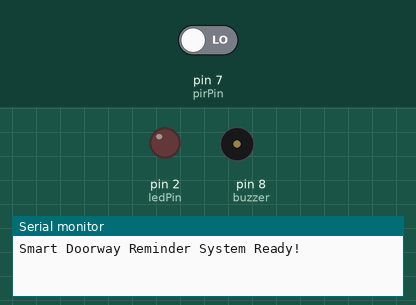
A sketch run on a simulated Arduino Uno, built with avr-gcc and run on an emulated ATmega328P. Parts: output pins drawn as LEDs (lit = HIGH), buzzer (waves = sounding), the last lines printed to the serial monitor. Inputs (shaded band) come from the test bench; at power-on: pin 7 (pirPin) LOW. Pins used as bus, display or sensor lines are not drawn.

Above: at 1.8 s.
1.9 s: pin 7 (pirPin) driven HIGH
At 2.8 s:
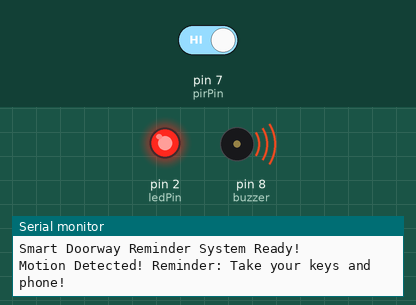
4.9 s: pin 7 (pirPin) driven LOW
At 7.4 s:
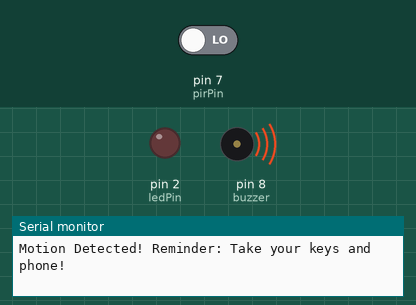
Timing chart, 0 to 8.9 s (numbered marks = the images above; inputs shaded):
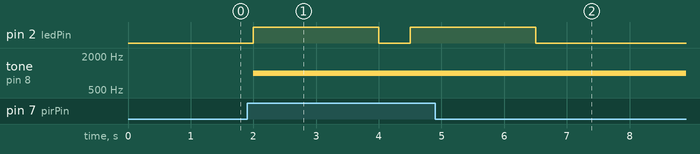

The sketch:

sketch.ino
```cpp
int pirPin = 7;
int ledPin = 2;
int buzzer = 8;
int val = 0;

void setup() {
  pinMode(pirPin, INPUT);
  pinMode(ledPin, OUTPUT);
  pinMode(buzzer, OUTPUT);
  Serial.begin(9600);
  Serial.println("Smart Doorway Reminder System Ready!");
}

void loop() {
  val = digitalRead(pirPin);

  if (val == HIGH) {
    digitalWrite(ledPin, HIGH);
    tone(buzzer,1000 );
    Serial.println("Motion Detected! Reminder: Take your keys and phone!");
    delay(2000);
    digitalWrite(ledPin, LOW);
    digitalWrite(buzzer, HIGH);
  } else {
    digitalWrite(ledPin, LOW);
    digitalWrite(buzzer, HIGH);
  }

delay(500);
}
```

Measured:
- after the input at 1.9 s, pin 2 (ledPin): LOW → HIGH after 0.10 s, → LOW 2.0 s later, → HIGH 0.50 s later; tone on pin 8 (buzzer): silent → 1000 Hz after 0.10 s
- after the input at 4.9 s, pin 2 (ledPin): goes on until 6.5 s, then stays LOW
